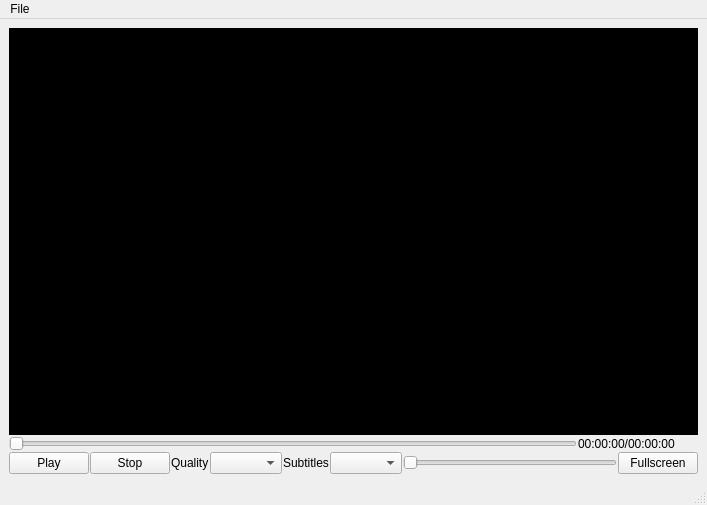
<?xml version="1.0" encoding="UTF-8"?>
<ui version="4.0">
 <class>MainWindow</class>
 <widget class="QMainWindow" name="MainWindow">
  <property name="geometry">
   <rect>
    <x>0</x>
    <y>0</y>
    <width>707</width>
    <height>505</height>
   </rect>
  </property>
  <property name="windowTitle">
   <string>VideoLan Youtube Client</string>
  </property>
  <widget class="QWidget" name="layout_root">
   <property name="sizePolicy">
    <sizepolicy hsizetype="Expanding" vsizetype="Expanding">
     <horstretch>0</horstretch>
     <verstretch>0</verstretch>
    </sizepolicy>
   </property>
   <property name="sizeIncrement">
    <size>
     <width>100</width>
     <height>100</height>
    </size>
   </property>
   <layout class="QVBoxLayout" name="verticalLayout">
    <item>
     <layout class="QVBoxLayout" name="layout_main">
      <property name="spacing">
       <number>1</number>
      </property>
      <property name="sizeConstraint">
       <enum>QLayout::SetNoConstraint</enum>
      </property>
      <item>
       <widget class="QFrame" name="frame_video">
        <property name="sizePolicy">
         <sizepolicy hsizetype="MinimumExpanding" vsizetype="Expanding">
          <horstretch>0</horstretch>
          <verstretch>0</verstretch>
         </sizepolicy>
        </property>
        <property name="palette">
         <palette>
          <active>
           <colorrole role="WindowText">
            <brush brushstyle="SolidPattern">
             <color alpha="255">
              <red>0</red>
              <green>0</green>
              <blue>0</blue>
             </color>
            </brush>
           </colorrole>
           <colorrole role="Text">
            <brush brushstyle="SolidPattern">
             <color alpha="255">
              <red>0</red>
              <green>0</green>
              <blue>0</blue>
             </color>
            </brush>
           </colorrole>
           <colorrole role="Base">
            <brush brushstyle="SolidPattern">
             <color alpha="255">
              <red>0</red>
              <green>0</green>
              <blue>0</blue>
             </color>
            </brush>
           </colorrole>
           <colorrole role="Window">
            <brush brushstyle="SolidPattern">
             <color alpha="255">
              <red>0</red>
              <green>0</green>
              <blue>0</blue>
             </color>
            </brush>
           </colorrole>
           <colorrole role="AlternateBase">
            <brush brushstyle="SolidPattern">
             <color alpha="255">
              <red>0</red>
              <green>0</green>
              <blue>0</blue>
             </color>
            </brush>
           </colorrole>
          </active>
          <inactive>
           <colorrole role="WindowText">
            <brush brushstyle="SolidPattern">
             <color alpha="255">
              <red>0</red>
              <green>0</green>
              <blue>0</blue>
             </color>
            </brush>
           </colorrole>
           <colorrole role="Text">
            <brush brushstyle="SolidPattern">
             <color alpha="255">
              <red>0</red>
              <green>0</green>
              <blue>0</blue>
             </color>
            </brush>
           </colorrole>
           <colorrole role="Base">
            <brush brushstyle="SolidPattern">
             <color alpha="255">
              <red>0</red>
              <green>0</green>
              <blue>0</blue>
             </color>
            </brush>
           </colorrole>
           <colorrole role="Window">
            <brush brushstyle="SolidPattern">
             <color alpha="255">
              <red>0</red>
              <green>0</green>
              <blue>0</blue>
             </color>
            </brush>
           </colorrole>
           <colorrole role="AlternateBase">
            <brush brushstyle="SolidPattern">
             <color alpha="255">
              <red>0</red>
              <green>0</green>
              <blue>0</blue>
             </color>
            </brush>
           </colorrole>
          </inactive>
          <disabled>
           <colorrole role="WindowText">
            <brush brushstyle="SolidPattern">
             <color alpha="255">
              <red>0</red>
              <green>0</green>
              <blue>0</blue>
             </color>
            </brush>
           </colorrole>
           <colorrole role="Text">
            <brush brushstyle="SolidPattern">
             <color alpha="255">
              <red>0</red>
              <green>0</green>
              <blue>0</blue>
             </color>
            </brush>
           </colorrole>
           <colorrole role="Base">
            <brush brushstyle="SolidPattern">
             <color alpha="255">
              <red>0</red>
              <green>0</green>
              <blue>0</blue>
             </color>
            </brush>
           </colorrole>
           <colorrole role="Window">
            <brush brushstyle="SolidPattern">
             <color alpha="255">
              <red>0</red>
              <green>0</green>
              <blue>0</blue>
             </color>
            </brush>
           </colorrole>
           <colorrole role="AlternateBase">
            <brush brushstyle="SolidPattern">
             <color alpha="255">
              <red>0</red>
              <green>0</green>
              <blue>0</blue>
             </color>
            </brush>
           </colorrole>
          </disabled>
         </palette>
        </property>
        <property name="autoFillBackground">
         <bool>true</bool>
        </property>
        <property name="frameShape">
         <enum>QFrame::StyledPanel</enum>
        </property>
        <property name="frameShadow">
         <enum>QFrame::Raised</enum>
        </property>
       </widget>
      </item>
      <item>
       <layout class="QHBoxLayout" name="layout_time">
        <item>
         <widget class="QSlider" name="slider_seek">
          <property name="orientation">
           <enum>Qt::Horizontal</enum>
          </property>
         </widget>
        </item>
        <item>
         <widget class="QLabel" name="label_time">
          <property name="minimumSize">
           <size>
            <width>120</width>
            <height>0</height>
           </size>
          </property>
          <property name="text">
           <string>00:00:00/00:00:00</string>
          </property>
         </widget>
        </item>
       </layout>
      </item>
      <item>
       <layout class="QHBoxLayout" name="layout_controls">
        <item>
         <widget class="QPushButton" name="button_playpause">
          <property name="text">
           <string>Play</string>
          </property>
         </widget>
        </item>
        <item>
         <widget class="QPushButton" name="button_stop">
          <property name="text">
           <string>Stop</string>
          </property>
         </widget>
        </item>
        <item>
         <widget class="QLabel" name="qlabel_quality">
          <property name="text">
           <string>Quality</string>
          </property>
         </widget>
        </item>
        <item>
         <widget class="QComboBox" name="combo_quality"/>
        </item>
        <item>
         <widget class="QLabel" name="qlabel_subtitles">
          <property name="text">
           <string>Subtitles</string>
          </property>
         </widget>
        </item>
        <item>
         <widget class="QComboBox" name="combo_sub"/>
        </item>
        <item>
         <widget class="QSlider" name="slider_vol">
          <property name="orientation">
           <enum>Qt::Horizontal</enum>
          </property>
         </widget>
        </item>
        <item>
         <widget class="QPushButton" name="button_fullscreen">
          <property name="text">
           <string>Fullscreen</string>
          </property>
         </widget>
        </item>
       </layout>
      </item>
     </layout>
    </item>
   </layout>
  </widget>
  <widget class="QMenuBar" name="menubar">
   <property name="geometry">
    <rect>
     <x>0</x>
     <y>0</y>
     <width>707</width>
     <height>25</height>
    </rect>
   </property>
   <widget class="QMenu" name="menu_file">
    <property name="title">
     <string>File</string>
    </property>
    <addaction name="action_open_file"/>
    <addaction name="action_open_youtube"/>
    <addaction name="action_open"/>
    <addaction name="separator"/>
    <addaction name="action_quit"/>
   </widget>
   <addaction name="menu_file"/>
  </widget>
  <widget class="QStatusBar" name="statusbar"/>
  <action name="action_quit">
   <property name="text">
    <string>&amp;Quit</string>
   </property>
   <property name="shortcutContext">
    <enum>Qt::WindowShortcut</enum>
   </property>
  </action>
  <action name="action_youtubeurl">
   <property name="text">
    <string>&amp;Open URL</string>
   </property>
  </action>
  <action name="action_open">
   <property name="text">
    <string>Open MRL</string>
   </property>
   <property name="shortcut">
    <string>Ctrl+N</string>
   </property>
  </action>
  <action name="action_open_file">
   <property name="text">
    <string>Open File</string>
   </property>
   <property name="shortcut">
    <string>Ctrl+O</string>
   </property>
  </action>
  <action name="action_open_youtube">
   <property name="text">
    <string>Open Youtube URL</string>
   </property>
   <property name="shortcut">
    <string>Ctrl+Y</string>
   </property>
  </action>
 </widget>
 <resources/>
 <connections/>
</ui>
